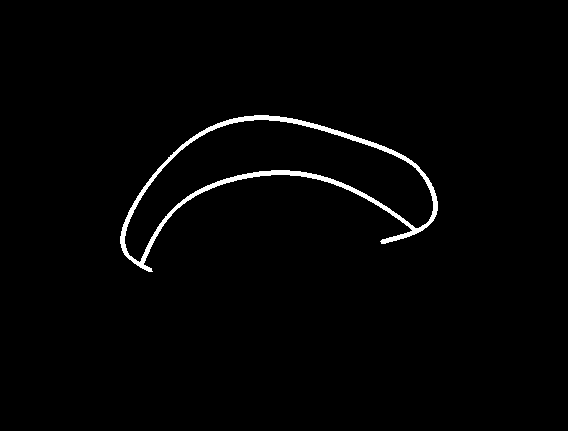
#> input picture eyelid.bmp, 568 x 431 px
$ python floodfill.py
#> lines starting #> are read from the running program, lines starting #| are printed output that depends on the picture; after the words box and inside, x2 and y2 are one past the last pixel; in counts of white or black regions, pixels touching at a corner belong together
### colorLib.py
import cv2 as cv
import numpy as np
import collections as col

""" Note linear RGB is defined in terms of the sRGB phosphors """

# [101 lines left out: functions getPatchColor, fromReflectance, toReflectance, showFace, showFaceGen, not called in this run]

def floodfill(img, pt, val) :
    """ img is a 0-255 monochrome image, 0 everywhere except at the boundary of the area to be filled with
        the constant alue val.  pt (row, column) is the starting point for the flood fill process.
        img is modified. """
    qq = col.deque()
    img[pt[0], pt[1]] = val
    addAdj(img, qq, val, pt)
    while len(qq)> 0 :
        center = qq.popleft()
        addAdj(img, qq, val, center)

""" floodfillFunc calls the getVal method of the two classes below
    to fill an area with constant or non-constant values """

class constVal() :
    """ Done this more complicated way to be consistent with featheredVal class """
    def setVal(self, val):  # call this before calling getVal
        self.val = val
    def getVal(self, pt):  # pt is (row, col)
        return self.val   # this class returns a constant value

class featheredVal(constVal) :   # an extension of constVal that produces a feathered eye shadow thickness function
    def getLine(self, imfile):
        """ finds the pixels in the line above the eyelid and puts them in self.line
            imfile contains only the line at the top of the eyelid (value = 255) and 0 everywhere else
            call this function before calling floodfillFunc
        """
        srch = [(1, 1), (1, 0), (1, -1), (0, -1), (-1, -1), (-1, 0), (-1, 1), (0, 1)]
        img = cv.imread(imfile, 0)
        self.line = []
        self.val = []
        nrow = 0
        for rows in img :
            ncol = 0
            for cols in rows :
                if cols == 255 :
                    self.line.append((nrow, ncol))
                    for adj in srch :
                        img[adj[0]+nrow, adj[1]+ncol] = 0   # cuts number of points in line
                                                        # which speeds up minval calculation in getVal
                    # does not check for out of image pixels which normally won't be a problem
                ncol = ncol + 1
            nrow = nrow + 1
        print(len(self.line))  # a diagnostic
    def getVal(self, pt):
        """ calculate an image value for each pixel during floodfillFunc execution
            The value is high at the bottom of the eyelid and goes to zero at the top
        """
        pwr = 0.3  # adjusts sharpness of drop to zero at top of eyelid - this value seems to work pretty well
        minval = (self.line[0][0]-pt[0])**2 + (self.line[0][1]-pt[1])**2
        for ptl in self.line :  # gets the minimum distance between pt and line
            dist = (ptl[0] - pt[0])**2 + (ptl[1] - pt[1])**2
            if dist < minval :
                minval = dist
        minval = minval ** pwr
        self.val.append((pt, minval))  # ((y,x),minval)  # val contains the non-normalized eye shadow thickness values
        return 100  # this sets the pixels in the flood filled image area - any number > 0 will do
    def renorm(self, img):
        """ re-normalize values in eyelid thickness image to go from 0 to 254
            put them in img which could start off = 0 everywhere
            call this after calling floodfillFunc """
        maxval = 0
        for val in self.val :
            if maxval < val[1] :
                maxval = val[1]
        for val in self.val :
            pt = val[0]
            val1 = val[1]
            img[pt[0], pt[1]] = 254 * val1/maxval

def floodfillFunc(img, pt, func) :
    """ img is a 0-255 monochrome image, 0 everywhere except at the boundary of the area to be filled.
        This boundary is set to a value of 255.  It will be filled with values between 0 and 254 generated
        by the getVal(pt) method of func, which is either constVal or featheredVal.
        pt (row, column) is the starting point for the flood fill process.
        img is modified. """
    qq = col.deque()  # this is a more sophisticated list
    val = func.getVal(pt)
    img[pt[0], pt[1]] = val
    addAdj(img, qq, val, pt)
    while len(qq)> 0 :
        center = qq.popleft()
        addAdj(img, qq, func.getVal(center), center)

def addAdj(img, qq, val, center) :
    """ add img[:,:] == 0 points adjacent to center to qq,
        and set corresponding image points to val.
        Does not check for points out of image
        which normally will not be a problem.
    """
    srch = [(1,1),(1,0),(1,-1),(0,-1),(-1,-1),(-1,0),(-1,1),(0,1)]
    shifted = (0,0)
    for shift in srch :
        shifted = (center[0]+shift[0], center[1]+shift[1])
        if img[shifted[0], shifted[1]] > 0 :
            continue
        img[shifted[0], shifted[1]] = val
        qq.append(shifted)    # strange things happen if you append [] to ()

""" get CIELAB difference """

# [40 lines left out: functions fLAB, RGBtoLAB, difLAB, not called in this run]

### floodfill.py
import cv2 as cv
import numpy as np
import colorLib as clib

""" This is a driver for the flood fill library modules. """

fname = 'eyelid.bmp'  # this image has upper and lower boundary lines that surround the entire eyelid
fupper = 'eye1featherLine.bmp' # this image only contains the upper boundary line
# both are single separation images.  The pixels in the line are 255; all the others are zero
pt = (144,269)   # seed within the eyelid
img = cv.imread(fname, 0)
#> img: shape (431, 568); 1.6% white; 1 white region, box (x1, y1, x2, y2) and area: (120, 115, 438, 272) 3844
img2 = np.copy(img)
img3 = np.copy(img)

clib.floodfill(img, pt, 200)
#> in floodfill, `img[pt[0], pt[1]] = val`: img: shape (431, 568); min 0, max 255, mean 4
#> after the loop in addAdj, `for shift in srch :`: img: shape (431, 568); min 0, max 255, mean 4
#> after the loop in floodfill, `while len(qq)> 0 :`:
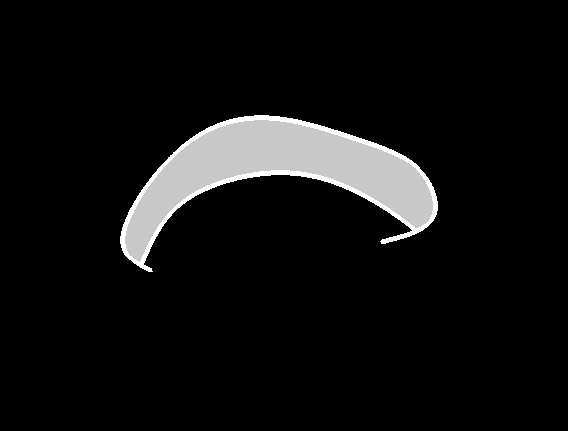
#> img: shape (431, 568); min 0, max 255, mean 16.5
cv.imshow('floodfill', img)
cv.imwrite('floodfill.bmp', img)

# illustrates how to do a constant flood fill with floodFillFunc
val = clib.constVal()   # make a constVal object
val.setVal(100)
clib.floodfillFunc(img2, pt, val)
#> in floodfillFunc, `addAdj(img, qq, val, pt)`: img: shape (431, 568); min 0, max 255, mean 4
#> after the loop in floodfillFunc, `while len(qq)> 0 :`:
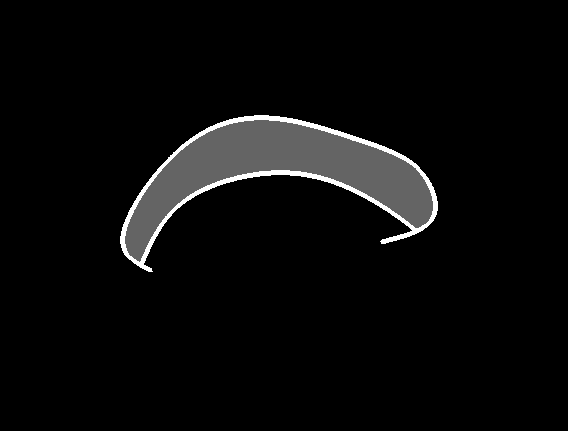
#> img: shape (431, 568); min 0, max 255, mean 10.3
cv.imshow('floodfillFunc', img2)  # this image is not used

# illustrates how to do a variable flood fill with floodFillFunc
val = clib.featheredVal()  # make a featheredVal (an extension of constVal) object.
val.getLine(fupper)
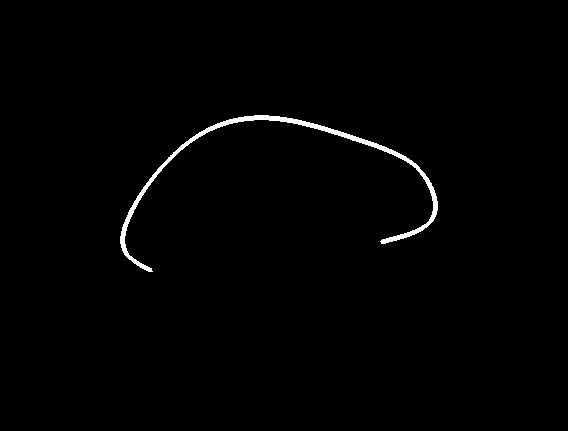
#> input picture eye1featherLine.bmp, 568 x 431 px
#> in getLine, `img = cv.imread(imfile, 0)`: img: shape (431, 568); 0.97% white; 1 white region, box (x1, y1, x2, y2) and area: (120, 115, 438, 272) 2369
#> after the loop in getLine, `for rows in img :`:
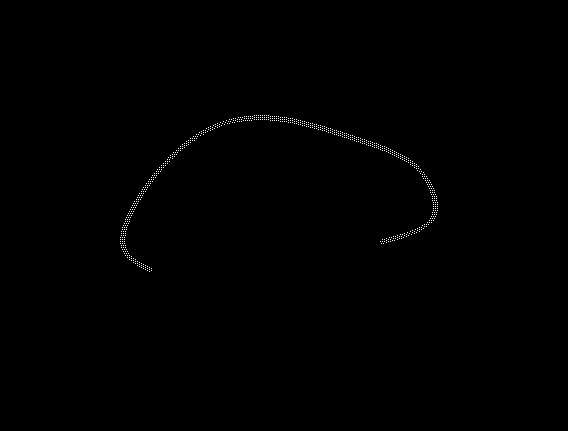
#> img: shape (431, 568); 0.28% white in thin lines or dots, all inside (x1, y1, x2, y2) = (120, 115, 438, 272)
#> after the loop in getLine, `for rows in img :`: nrow = 431; self.line = 683 pairs, first value 115 to 271, second value 120 to 437
#| 683
clib.floodfillFunc(img3, pt, val)
#> in getVal, `minval = (self.line[0][0]-pt[0])**2 + (self.line[0][1]-pt[1])**2`: minval = 1066
#> the loop in getVal, `for ptl in self.line :` made 683 passes
#> (ptl, dist, minval) on passes 2, 3, 4, 5, 6, 7, 8, 14, 26, 27, 28, 29: ((115, 256), 1010, 1010), ((115, 258), 962, 962), ((115, 260), 922, 922), ((115, 262), 890, 890), ((115, 264), 866, 866), ((115, 266), 850, 850), ((115, 268), 842, 842), ((116, 270), 785, 785), ((117, 262), 778, 778), ((117, 264), 754, 754), ((117, 266), 738, 738), ((117, 268), 730, 730)
#> (dist, minval) on passes 61, 76: (626, 626), (577, 577)
#> after the loop in getVal, `for ptl in self.line :`: minval = 577
#> in getVal, `minval = minval ** pwr`: minval = 6.74
#> the loop in floodfillFunc (call 2), `while len(qq)> 0 :` made 15331 passes
val.renorm(img3)
#> the loop in renorm, `for val in self.val :` made 15332 passes
#> (val, maxval) on passes 1, 2, 3, 4, 10, 15, 16, 26, 27, 32, 35, 36: (((144, 269), 6.74), 6.74), (((145, 270), 6.9), 6.9), (((145, 269), 6.9), 6.9), (((145, 268), 6.91), 6.91), (((146, 271), 7.07), 7.07), (((146, 268), 7.08), 7.08), (((146, 267), 7.09), 7.09), (((147, 272), 7.22), 7.22), (((147, 271), 7.23), 7.23), (((147, 268), 7.24), 7.24), (((147, 267), 7.25), 7.25), (((147, 266), 7.27), 7.27)
#> maxval on passes 63, 64, 82, 83, 84, 87: 7.43, 7.45, 7.48, 7.52, 7.54, 7.54
#> after the loop in renorm, `for val in self.val :`: maxval = 10.75
#> the loop in renorm, `for val in self.val :` made 15332 passes
#> (pt, val1) on passes 1 to 3: ((144, 269), 6.74), ((145, 270), 6.9), ((145, 269), 6.9)
#> after the loop in renorm, `for val in self.val :`:
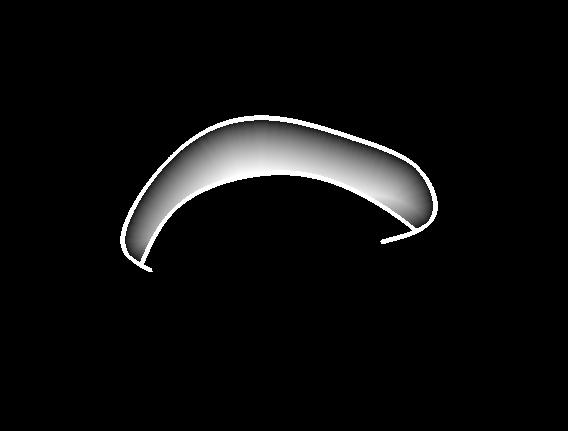
#> img: shape (431, 568); 6.22% of pixels changed, all inside (x1, y1, x2, y2) = (125, 120, 433, 262)
cv.imshow('floodfillFeathered', img3)
cv.imwrite('feathered.bmp', img3)

cv.waitKey(0)
